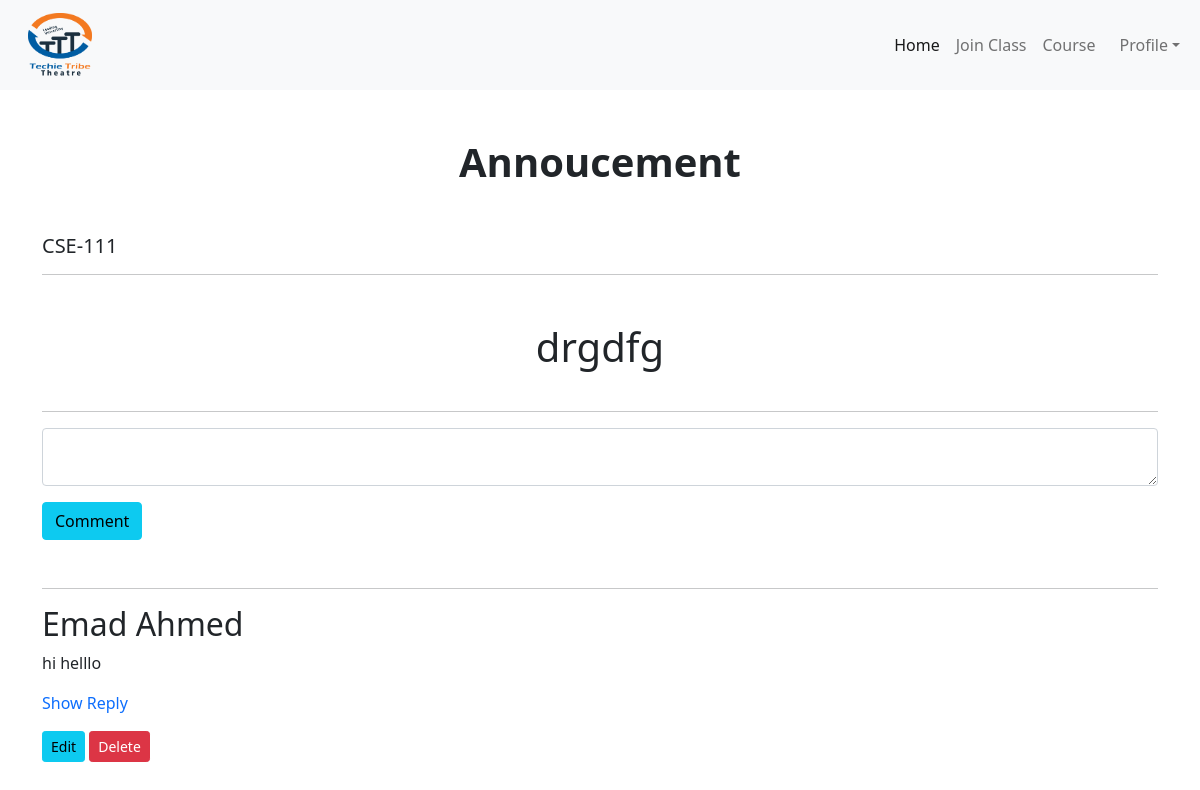
/student/annouceview/30/ (signed in), run on the app's committed database.
### teacher/models.py (models this page shows, shortened)
class Announcement(models.Model):
    user = models.ForeignKey(User, on_delete=models.CASCADE)
    classview = models.ForeignKey(CreateClass, on_delete=models.CASCADE)
    text = models.TextField()

class CreateClass(models.Model):
    user = models.ForeignKey(User, on_delete=models.CASCADE)
    class_code_name = models.CharField(max_length=100)
    section = models.CharField(max_length=100, null=True, blank=True)
    subject_name = models.CharField(max_length=100, null=True, blank=True)
    room = models.CharField(max_length=100)
    classcode = models.CharField(max_length=100)

### student/models.py (models this page shows, shortened)
class CommentMain(models.Model):
    annoucemain = models.ForeignKey(Announcement, on_delete=models.CASCADE)
    mystu = models.ForeignKey(Student, on_delete=models.CASCADE)
    comment = models.TextField()

### mainapp/models.py (models this page shows, shortened)
class Student(models.Model):
    id_no = models.IntegerField()
    first_name = models.CharField(max_length=100)
    last_name = models.CharField(max_length=100)
    email = models.EmailField()
    password = models.CharField(max_length=100)
    cpassword = models.CharField(max_length=100)

### student/views.py (the view, shortened to what this page needs)
# urls.py: path('annouceview/<int:id>/', AnnouceView.as_view(), name='annouceview'),
class AnnouceView(View):
    def get(self, request, id):
        student = request.session.get("student")
        if student:
            annoucementview = Announcement.objects.get(id=id)
            comment_view = CommentMain.objects.filter(
                annoucemain=annoucementview)[::-1]
            return render(request, 'anounceview.html', {'annoucementview': annoucementview, 'comment_view': comment_view})
        return render(request, 'anounceview.html', {'annoucementview': annoucementview, 'comment_view': comment_view})

### student/templates/anounceview.html (shortened to what this page needs)
{% extends 'base_student.html' %} <br />
{% load static %} <br />
{% block content %}
<link rel="stylesheet" href="{% static 'css/card.css' %}" />
<link
  rel="stylesheet"
  href="https://cdnjs.cloudflare.com/ajax/libs/font-awesome/6.1.1/css/all.min.css"
/>
<div class="container">
  <h1 class="text-center mt-5 mb-5 text-dark fw-bold">Annoucement</h1>
  <h5>{{annoucementview.classview.class_code_name}}</h5>
  <hr />
  <div class="mt-5 m-auto align-center">
    <h1 class="text-dark">{{annoucementview.text}}</h1>
  </div>
  <hr />
  <div class="m-auto">
    <form action="" method="POST">
      <div class="form-floating">
        <textarea
          class="form-control text-dark"
          name="commenttext"
          placeholder="Leave a comment here"
          id="floatingTextarea"
        ></textarea>
        <label for="floatingTextarea">Comments</label>
      </div>
      <button type="submit" class="btn btn-info mt-3">Comment</button>
    </form>
  </div>
</div>
<div class="container mt-5">
  <hr class="mt-5 mb-3" />
  {% for com in comment_view %}
  <h2>{{com.mystu.first_name}} {{com.mystu.last_name}}</h2>
  <p>{{com.comment}}</p>
  <a href="{% url 'showreplystu' com.id %}" class="mb-4 mt-4">Show Reply</a>
  <div class="mt-3">
    <a href="{% url 'editcomment' com.id %}" class="btn btn-sm btn-info"
      >Edit</a
    >
    <a href="{% url 'deleltecommentstu' com.id %}" class="btn btn-sm btn-danger"
      >Delete</a
    >
  </div>
  {% endfor %}
</div>
{% endblock content %}

### teacher/static/css/form.css (style rules this page uses)
*, *:before, *:after { -webkit-box-sizing: border-box; box-sizing: border-box; }
h1 { text-align: center; color: #ffffff; font-weight: 300; margin: 0 0 40px; }
label { position: absolute; -webkit-transform: translateY(6px); transform: translateY(6px); left: 13px; color: rgba(255, 255, 255, 0.5); -webkit-transition: all 0.25s ease; transition: all 0.25s ease; -webkit-backface-visibility: hidden; pointer-events: none; font-size: 22px; }
input, textarea { font-size: 22px; display: block; width: 100%; height: 100%; padding: 5px 10px; background: none; background-image: none; border: 1px solid #a0b3b0; color: #ffffff; border-radius: 0; -webkit-transition: border-color .25s ease, -webkit-box-shadow .25s ease; transition: border-color .25s ease, -webkit-box-shadow .25s ease; transition: border-color .25s ease, box-shadow .25s ease; transition: border-color .25s ease, box-shadow .25s ease, -webkit-box-shadow .25s ease; }
textarea { border: 2px solid #a0b3b0; resize: vertical; }

### teacher/static/css/card.css (style rules this page uses)
a { text-decoration: none; }

### data on the page
Announcement: classview.class_code_name "CSE-111", text "drgdfg"
CommentMain: mystu.first_name "Emad", mystu.last_name "Ahmed", comment "hi helllo"
